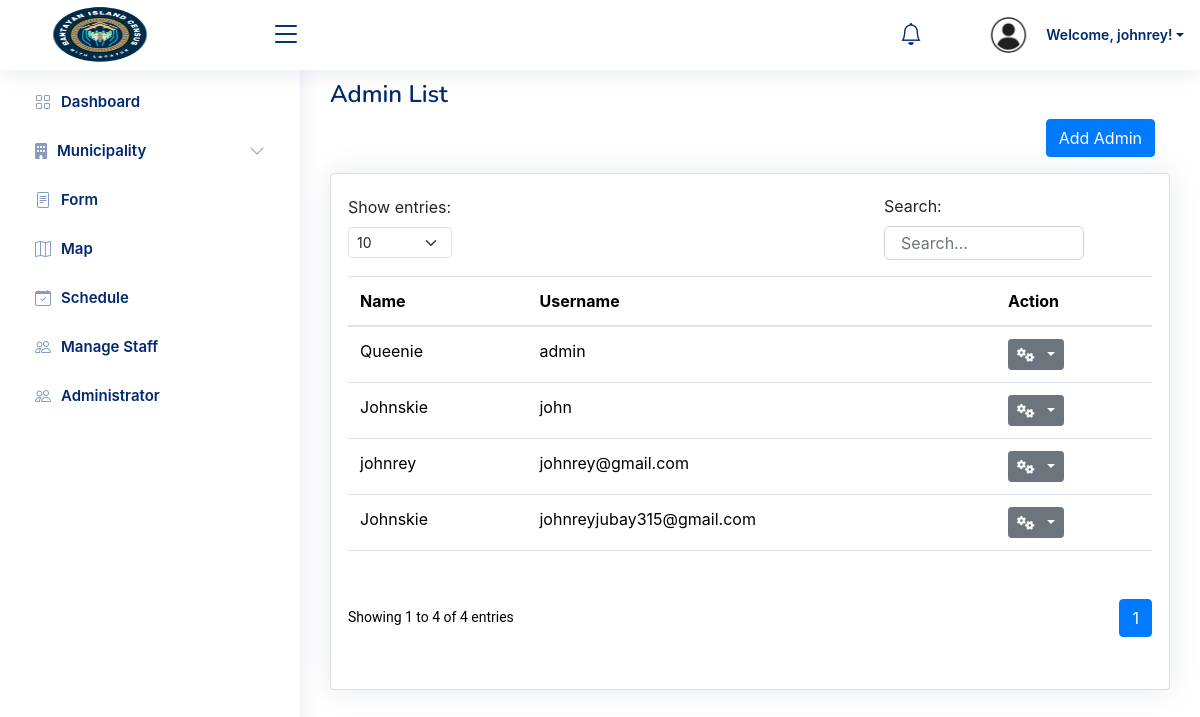
/admin/manage-admin.php (signed in), run on an earlier commit of the app's database.
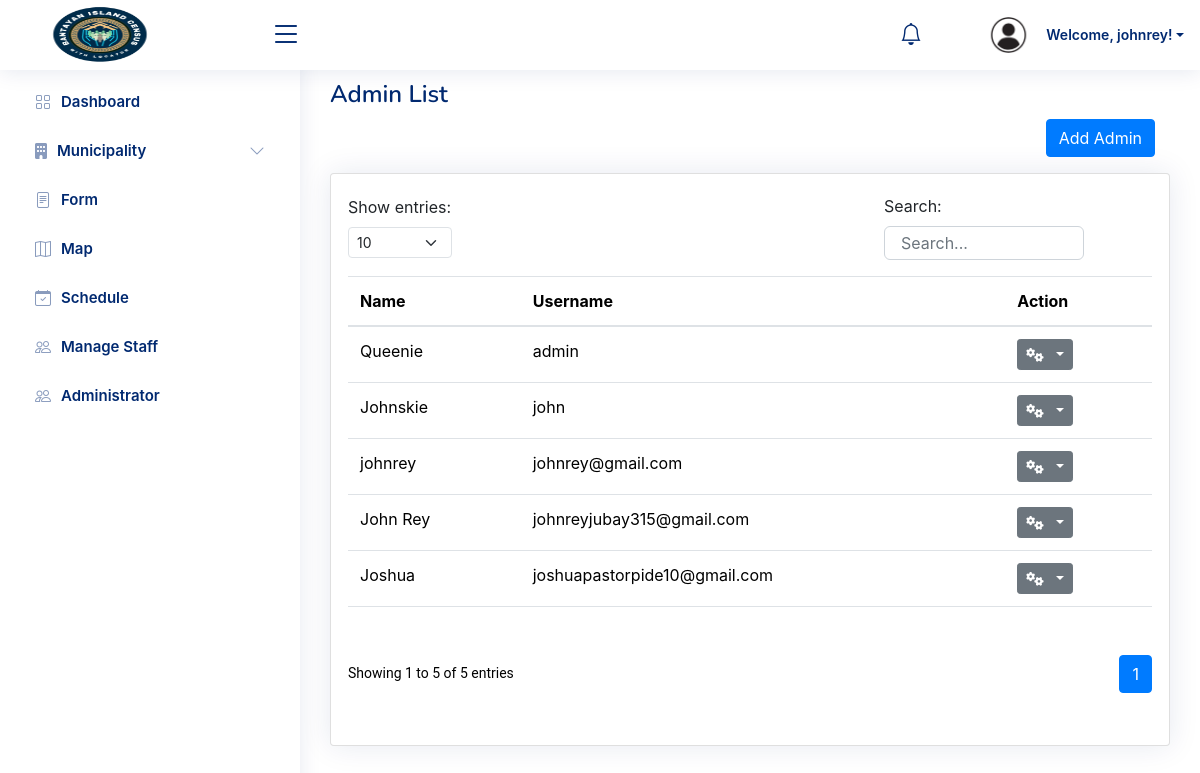
And on a later commit of the database.
### tables this page shows
CREATE TABLE `users` (
  `id` int(11) NOT NULL,
  `name` varchar(255) NOT NULL,
  `username` varchar(255) NOT NULL,
  `password` varchar(255) NOT NULL,
  `OTP` varchar(250) NOT NULL
);

### admin/manage-admin.php (the view, shortened to what this page needs)
<?php
include 'header.php';
include '../database/db_connect.php';
$limit = isset($_GET['limit']) ? intval($_GET['limit']) : 10;
$page = isset($_GET['page']) ? intval($_GET['page']) : 1;
$offset = ($page - 1) * $limit;
$total_records_query = "SELECT COUNT(*) as total FROM users";
$total_records_result = $conn->query($total_records_query);
$total_records_row = $total_records_result->fetch_assoc();
$total_records = $total_records_row['total'];
$total_pages = ceil($total_records / $limit);
$sql = "SELECT id, name, username FROM users LIMIT ? OFFSET ?";
$stmt = $conn->prepare($sql);
$stmt->bind_param("ii", $limit, $offset);
if (!$stmt->execute()) {
    die("Error fetching records: " . $stmt->error);
}
$result = $stmt->get_result();
?>
<link rel="stylesheet" href="https://cdnjs.cloudflare.com/ajax/libs/font-awesome/5.15.4/css/all.min.css" />
<link rel="stylesheet" href="https://cdn.jsdelivr.net/npm/sweetalert2@11/dist/sweetalert2.min.css">
<link rel="stylesheet" href="https://stackpath.bootstrapcdn.com/bootstrap/4.5.2/css/bootstrap.min.css">
<link rel="stylesheet" href="https://maxcdn.bootstrapcdn.com/bootstrap/4.5.2/css/bootstrap.min.css">
<link rel="stylesheet" href="https://cdnjs.cloudflare.com/ajax/libs/font-awesome/6.0.0-beta3/css/all.min.css">
<main id="main" class="main">
<div class="pagetitle">
  <h1>Admin List</h1>
</div>
<div class="container">
  <div class="d-flex justify-content-between align-items-center mb-3">
    <button type="button" class="btn btn-primary" data-bs-toggle="modal" data-bs-target="#exampleModal">
      Add Admin
    </button>
  </div>
</div>
          <section class="sections">
        <div class="row">
            <div class="col-lg-12">
                <div class="card">
                    <div class="card-body">
                        <div class="row mb-3">
                            <div class="row mb-3 table-controls align-items-center">
    <div class="col-md-2 col-12">
        <label for="entriesSelect" class="form-label">Show entries:</label>
        <select id="entriesSelect" class="form-select form-select-sm">
            <option value="10" <?= $limit == 10 ? 'selected' : '' ?>>10</option>
        </select>
    </div>
    <div class="col-md-4 col-12 ms-md-auto">
        <label for="searchInput" class="form-label">Search:</label>
        <input type="text" id="searchInput" class="form-control form-control-sm" placeholder="Search...">
    </div>
</div>
          <div class="table-responsive">
            <table id="adminTable" class="table datatable">
              <thead>
                <tr>
                  <th>Name</th>
                  <th>Username</th>
                  <th>Action</th>
                </tr>
              </thead>
              <tbody>
                <?php
                  if ($result->num_rows > 0) {
                    while ($row = $result->fetch_assoc()) {
                      echo "<tr>";
                      echo "<td>" . htmlspecialchars($row['name']) . "</td>";
                      echo "<td>" . htmlspecialchars($row['username']) . "</td>";
                      echo "<td>
                              <div class='dropdown'>
                                <button class='btn btn-sm btn-secondary dropdown-toggle' type='button' id='dropdownMenuButton" . $row['id'] . "' data-bs-toggle='dropdown' aria-expanded='false'>
                                  <i class='fas fa-cogs'></i>
                                </button>
                               <ul class='dropdown-menu' aria-labelledby='dropdownMenuButton" . $row['id'] . "'>
                                                    <li><a class='dropdown-item delete-btn' data-id='" . htmlspecialchars($row['id']) . "' href='#'>Delete</a></li>
                                                    <li><a class='dropdown-item view-btn'
                                                           data-id='" . htmlspecialchars($row['id']) . "'
                                                           data-name='" . htmlspecialchars($row['name']) . "'
                                                           data-username='" . htmlspecialchars($row['username']) . "'
                                                           href='#' data-bs-toggle='modal' data-bs-target='#viewModal'>View</a></li>
                                                  </ul>
                              </div>
                            </td>";
                      echo "</tr>";
                    }
                  } else {
                    echo "<tr><td colspan='3'>No records found</td></tr>";
                  }
                ?>
              </tbody>
            </table>
          </div>
          <div class="pagination-info-wrapper">
            <div class="pagination-info">
              Showing <?php echo $offset + 1; ?> to <?php echo min($offset + $limit, $total_records); ?> of <?php echo $total_records; ?> entries
            </div>
            <div class="pagination-controls">
              <nav aria-label="Page navigation">
                <ul class="pagination">
                  <?php
                    for ($i = 1; $i <= $total_pages; $i++) {
                      $active = $i == $page ? 'active' : '';
                      echo '<li class="page-item ' . $active . '"><a class="page-link" href="?page=' . $i . '&limit=' . $limit . '">' . $i . '</a></li>';
                    }
                  ?>
                </ul>
              </nav>
            </div>
          </div>
        </div>
      </div>
    </div>
  </div>
</section>
</main>

### admin/header.php (shortened to what this page needs)
<!DOCTYPE html>
<html lang="en">
<head>
  <link rel="stylesheet" href="https://cdnjs.cloudflare.com/ajax/libs/font-awesome/6.0.0-beta3/css/all.min.css">
  <link href="assets/vendor/bootstrap/css/bootstrap.min.css" rel="stylesheet">
  <link href="assets/vendor/bootstrap-icons/bootstrap-icons.css" rel="stylesheet">
  <link href="assets/vendor/boxicons/css/boxicons.min.css" rel="stylesheet">
  <link href="assets/vendor/quill/quill.snow.css" rel="stylesheet">
  <link href="assets/vendor/quill/quill.bubble.css" rel="stylesheet">
  <link href="assets/vendor/remixicon/remixicon.css" rel="stylesheet">
  <link href="assets/vendor/simple-datatables/style.css" rel="stylesheet">
  <link rel="stylesheet" href="https://cdn.jsdelivr.net/npm/sweetalert2@11.3.8/dist/sweetalert2.min.css">
  <link href="assets/css/style.css" rel="stylesheet">
</head>
<body>
  <header id="header" class="header fixed-top d-flex align-items-center custom-header">
    <div class="d-flex align-items-center justify-content-between">
      <img src="../assets/img/trasparlogo.png" class="custom-logo">
      <i class="bi bi-list toggle-sidebar-btn"></i>
    </div>
    <nav class="header-nav ms-auto">
      <ul class="d-flex align-items-center">
      <li class="nav-item dropdown">
    <a class="nav-link nav-icon" href="#" data-bs-toggle="dropdown">
        <i class="bi bi-bell"></i>
    </a>
</li>
        <li class="nav-item dropdown pe-3">
          <a class="nav-link nav-profile d-flex align-items-center pe-0" href="#" data-bs-toggle="dropdown">
            <img src="assets/img/icon.webp" alt="Profile" class="rounded-circle">
            <span class="d-none d-md-block dropdown-toggle ps-2"><?php echo "Welcome, " . $_SESSION['name'] . "!" ?></span>
          </a>
        </li>
      </ul>
    </nav>
  </header>
  <aside id="sidebar" class="sidebar">
    <ul class="sidebar-nav" id="sidebar-nav">
      <li class="nav-item"><a class="nav-link collapsed" href="index.php"><i class="bi bi-grid"></i><span>Dashboard</span></a></li>
      <li class="nav-item">
        <a class="nav-link collapsed" data-bs-target="#forms-nav" data-bs-toggle="collapse" href="#">
          <i class="fas fa-building"></i><span>Municipality</span><i class="bi bi-chevron-down ms-auto"></i>
        </a>
      </li>
      <li class="nav-item"><a class="nav-link collapsed" href="form.php"><i class="bi bi-file-text"></i><span>Form</span></a></li>
      <li class="nav-item"><a class="nav-link collapsed" href="map.php"><i class="bi bi-map"></i><span>Map</span></a></li>
      <li class="nav-item"><a class="nav-link collapsed" href="schedule.php"><i class="bi bi-calendar-check"></i><span>Schedule</span></a></li>
      <li class="nav-item"><a class="nav-link collapsed" href="manage-staff.php"><i class="bi bi-people"></i><span>Manage Staff</span></a></li>
      <li class="nav-item"><a class="nav-link collapsed" href="manage-admin.php"><i class="bi bi-people"></i><span>Administrator</span></a></li>
    </ul>
  </aside>
</body>
</html>

### admin/assets/css/style.css (style rules this page uses)
:root { scroll-behavior: smooth; }
body { font-family: "Open Sans", sans-serif; background: #f6f9ff; color: #444444; }
a { color: #4154f1; text-decoration: none; }
h1, h2, h3, h4, h5, h6 { font-family: "Nunito", sans-serif; }
#main { margin-top: 60px; padding: 20px 30px; transition: all 0.3s; }
.pagetitle { margin-bottom: 10px; }
.pagetitle h1 { font-size: 24px; margin-bottom: 0; font-weight: 600; color: #012970; }
.card { margin-bottom: 30px; border: none; border-radius: 5px; box-shadow: 0px 0 30px rgba(1, 41, 112, 0.1); }
.card-body { padding: 0 20px 20px 20px; }
.header { transition: all 0.5s; z-index: 997; height: 60px; box-shadow: 0px 2px 20px rgba(1, 41, 112, 0.1); background-color: #fff; padding-left: 20px; }
.header .toggle-sidebar-btn { font-size: 32px; padding-left: 10px; cursor: pointer; color: #012970; }
.header-nav ul { list-style: none; }
.header-nav>ul { margin: 0; padding: 0; }
.header-nav .nav-icon { font-size: 22px; color: #012970; margin-right: 25px; position: relative; }
.header-nav .nav-profile { color: #012970; }
.header-nav .nav-profile img { max-height: 36px; }
.header-nav .nav-profile span { font-size: 14px; font-weight: 600; }
.sidebar { position: fixed; top: 60px; left: 0; bottom: 0; width: 300px; z-index: 996; transition: all 0.3s; padding: 20px; overflow-y: auto; scrollbar-width: thin; scrollbar-color: #aab7cf transparent; box-shadow: 0px 0px 20px rgba(1, 41, 112, 0.1); background-color: #fff; }
@media (min-width: 1200px) { #main, #footer { margin-left: 300px; } }
.sidebar-nav { padding: 0; margin: 0; list-style: none; }
.sidebar-nav li { padding: 0; margin: 0; list-style: none; }
.sidebar-nav .nav-item { margin-bottom: 5px; }
.sidebar-nav .nav-link { display: flex; align-items: center; font-size: 15px; font-weight: 600; color: #4154f1; transition: 0.3; background: #f6f9ff; padding: 10px 15px; border-radius: 4px; }
.sidebar-nav .nav-link i { font-size: 16px; margin-right: 10px; color: #4154f1; }
.sidebar-nav .nav-link.collapsed { color: #012970; background: #fff; }
.sidebar-nav .nav-link.collapsed i { color: #899bbd; }
.sidebar-nav .nav-link .bi-chevron-down { margin-right: 0; transition: transform 0.2s ease-in-out; }

### admin/header.php (style rules this page uses)
.custom-header { height: 70px; }
.custom-logo { width: 120px; height: 70px; margin-left: 20px; }
.toggle-sidebar-btn { margin-left: 100px; }

### admin/manage-admin.php (style rules this page uses)
.container { display: flex; justify-content: flex-end; padding: 0 15px; }
#searchInput { width: 200px; padding: 0.5rem 1rem; border-radius: 0.375rem; border: 1px solid #ced4da; font-size: 1rem; transition: border-color 0.15s ease-in-out, box-shadow 0.15s ease-in-out; }
.pagination-info-wrapper { display: flex; justify-content: space-between; align-items: center; margin-top: 1rem; }
.pagination-info { font-size: 0.875rem; color: black; font-family: 'Roboto', sans-serif; }
.pagination-controls { display: flex; justify-content: flex-end; align-items: center; margin-top: 1rem; }
.dropdown { position: relative; }
.dropdown-toggle i { margin-right: 5px; }

What changed in the data, as far as the page shows it:
removed users: name "Johnskie", username "johnreyjubay315@gmail.com"
added users: name "John Rey", username "johnreyjubay315@gmail.com"
added users: name "Joshua", username "joshuapastorpide10@gmail.com"
Also different on the page:
min($offset + $limit, $total_records): "4" → "5"
$total_records: "4" → "5"
